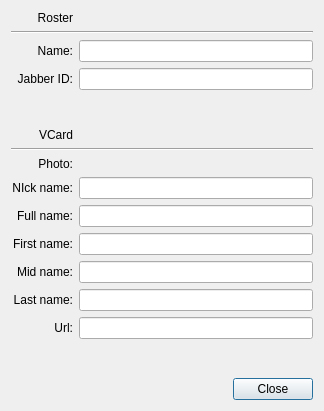
<?xml version="1.0" encoding="UTF-8"?>
<ui version="4.0">
 <class>ContactInfoDialog</class>
 <widget class="QDialog" name="ContactInfoDialog">
  <property name="enabled">
   <bool>true</bool>
  </property>
  <property name="geometry">
   <rect>
    <x>0</x>
    <y>0</y>
    <width>324</width>
    <height>411</height>
   </rect>
  </property>
  <property name="windowTitle">
   <string>Contact Info</string>
  </property>
  <property name="windowIcon">
   <iconset resource="application.qrc">
    <normaloff>:/images/preferences-desktop-user.png</normaloff>:/images/preferences-desktop-user.png</iconset>
  </property>
  <layout class="QGridLayout" name="gridLayout">
   <item row="0" column="1">
    <widget class="QLabel" name="label_2">
     <property name="text">
      <string>Roster</string>
     </property>
     <property name="alignment">
      <set>Qt::AlignRight|Qt::AlignTrailing|Qt::AlignVCenter</set>
     </property>
    </widget>
   </item>
   <item row="3" column="1">
    <widget class="QLabel" name="nameLabel">
     <property name="text">
      <string>Name:</string>
     </property>
     <property name="alignment">
      <set>Qt::AlignRight|Qt::AlignTrailing|Qt::AlignVCenter</set>
     </property>
    </widget>
   </item>
   <item row="3" column="2">
    <widget class="QLineEdit" name="name">
     <property name="enabled">
      <bool>true</bool>
     </property>
     <property name="text">
      <string/>
     </property>
     <property name="echoMode">
      <enum>QLineEdit::Normal</enum>
     </property>
     <property name="readOnly">
      <bool>true</bool>
     </property>
    </widget>
   </item>
   <item row="4" column="1">
    <widget class="QLabel" name="label">
     <property name="text">
      <string>Jabber ID:</string>
     </property>
     <property name="alignment">
      <set>Qt::AlignRight|Qt::AlignTrailing|Qt::AlignVCenter</set>
     </property>
    </widget>
   </item>
   <item row="4" column="2">
    <widget class="QLineEdit" name="jid">
     <property name="readOnly">
      <bool>true</bool>
     </property>
    </widget>
   </item>
   <item row="5" column="1">
    <spacer name="verticalSpacer_2">
     <property name="orientation">
      <enum>Qt::Vertical</enum>
     </property>
     <property name="sizeHint" stdset="0">
      <size>
       <width>20</width>
       <height>40</height>
      </size>
     </property>
    </spacer>
   </item>
   <item row="6" column="1">
    <widget class="QLabel" name="label_3">
     <property name="text">
      <string>VCard</string>
     </property>
     <property name="alignment">
      <set>Qt::AlignRight|Qt::AlignTrailing|Qt::AlignVCenter</set>
     </property>
    </widget>
   </item>
   <item row="12" column="0" colspan="2">
    <widget class="QLabel" name="label_8">
     <property name="text">
      <string>NIck name:</string>
     </property>
     <property name="alignment">
      <set>Qt::AlignRight|Qt::AlignTrailing|Qt::AlignVCenter</set>
     </property>
    </widget>
   </item>
   <item row="12" column="2">
    <widget class="QLineEdit" name="nickName">
     <property name="readOnly">
      <bool>true</bool>
     </property>
    </widget>
   </item>
   <item row="13" column="0" colspan="2">
    <widget class="QLabel" name="label_4">
     <property name="text">
      <string>Full name:</string>
     </property>
     <property name="alignment">
      <set>Qt::AlignRight|Qt::AlignTrailing|Qt::AlignVCenter</set>
     </property>
    </widget>
   </item>
   <item row="13" column="2">
    <widget class="QLineEdit" name="fullName">
     <property name="readOnly">
      <bool>true</bool>
     </property>
    </widget>
   </item>
   <item row="14" column="0" colspan="2">
    <widget class="QLabel" name="label_5">
     <property name="text">
      <string>First name:</string>
     </property>
     <property name="alignment">
      <set>Qt::AlignRight|Qt::AlignTrailing|Qt::AlignVCenter</set>
     </property>
    </widget>
   </item>
   <item row="14" column="2">
    <widget class="QLineEdit" name="firstName">
     <property name="readOnly">
      <bool>true</bool>
     </property>
    </widget>
   </item>
   <item row="15" column="0" colspan="2">
    <widget class="QLabel" name="label_6">
     <property name="text">
      <string>Mid name:</string>
     </property>
     <property name="alignment">
      <set>Qt::AlignRight|Qt::AlignTrailing|Qt::AlignVCenter</set>
     </property>
    </widget>
   </item>
   <item row="15" column="2">
    <widget class="QLineEdit" name="midName">
     <property name="readOnly">
      <bool>true</bool>
     </property>
    </widget>
   </item>
   <item row="16" column="0" colspan="2">
    <widget class="QLabel" name="label_7">
     <property name="text">
      <string>Last name:</string>
     </property>
     <property name="alignment">
      <set>Qt::AlignRight|Qt::AlignTrailing|Qt::AlignVCenter</set>
     </property>
    </widget>
   </item>
   <item row="16" column="2">
    <widget class="QLineEdit" name="lastName">
     <property name="readOnly">
      <bool>true</bool>
     </property>
    </widget>
   </item>
   <item row="17" column="1">
    <widget class="QLabel" name="label_9">
     <property name="text">
      <string>Url:</string>
     </property>
     <property name="alignment">
      <set>Qt::AlignRight|Qt::AlignTrailing|Qt::AlignVCenter</set>
     </property>
    </widget>
   </item>
   <item row="17" column="2">
    <widget class="QLineEdit" name="url">
     <property name="readOnly">
      <bool>true</bool>
     </property>
    </widget>
   </item>
   <item row="18" column="1">
    <spacer name="verticalSpacer">
     <property name="orientation">
      <enum>Qt::Vertical</enum>
     </property>
     <property name="sizeHint" stdset="0">
      <size>
       <width>20</width>
       <height>40</height>
      </size>
     </property>
    </spacer>
   </item>
   <item row="19" column="1" colspan="2">
    <layout class="QHBoxLayout" name="horizontalLayout">
     <item>
      <spacer name="horizontalSpacer">
       <property name="orientation">
        <enum>Qt::Horizontal</enum>
       </property>
       <property name="sizeHint" stdset="0">
        <size>
         <width>40</width>
         <height>20</height>
        </size>
       </property>
      </spacer>
     </item>
     <item>
      <widget class="QDialogButtonBox" name="buttonBox">
       <property name="orientation">
        <enum>Qt::Horizontal</enum>
       </property>
       <property name="standardButtons">
        <set>QDialogButtonBox::Close</set>
       </property>
      </widget>
     </item>
    </layout>
   </item>
   <item row="11" column="2">
    <widget class="QLabel" name="photo">
     <property name="text">
      <string/>
     </property>
    </widget>
   </item>
   <item row="2" column="0" colspan="3">
    <widget class="Line" name="line">
     <property name="orientation">
      <enum>Qt::Horizontal</enum>
     </property>
    </widget>
   </item>
   <item row="10" column="0" colspan="3">
    <widget class="Line" name="line_2">
     <property name="orientation">
      <enum>Qt::Horizontal</enum>
     </property>
    </widget>
   </item>
   <item row="11" column="1">
    <widget class="QLabel" name="label_10">
     <property name="text">
      <string>Photo:</string>
     </property>
     <property name="alignment">
      <set>Qt::AlignRight|Qt::AlignTrailing|Qt::AlignVCenter</set>
     </property>
    </widget>
   </item>
  </layout>
 </widget>
 <resources>
  <include location="application.qrc"/>
 </resources>
 <connections>
  <connection>
   <sender>buttonBox</sender>
   <signal>accepted()</signal>
   <receiver>ContactInfoDialog</receiver>
   <slot>accept()</slot>
   <hints>
    <hint type="sourcelabel">
     <x>248</x>
     <y>254</y>
    </hint>
    <hint type="destinationlabel">
     <x>157</x>
     <y>274</y>
    </hint>
   </hints>
  </connection>
  <connection>
   <sender>buttonBox</sender>
   <signal>rejected()</signal>
   <receiver>ContactInfoDialog</receiver>
   <slot>reject()</slot>
   <hints>
    <hint type="sourcelabel">
     <x>316</x>
     <y>260</y>
    </hint>
    <hint type="destinationlabel">
     <x>286</x>
     <y>274</y>
    </hint>
   </hints>
  </connection>
 </connections>
</ui>
